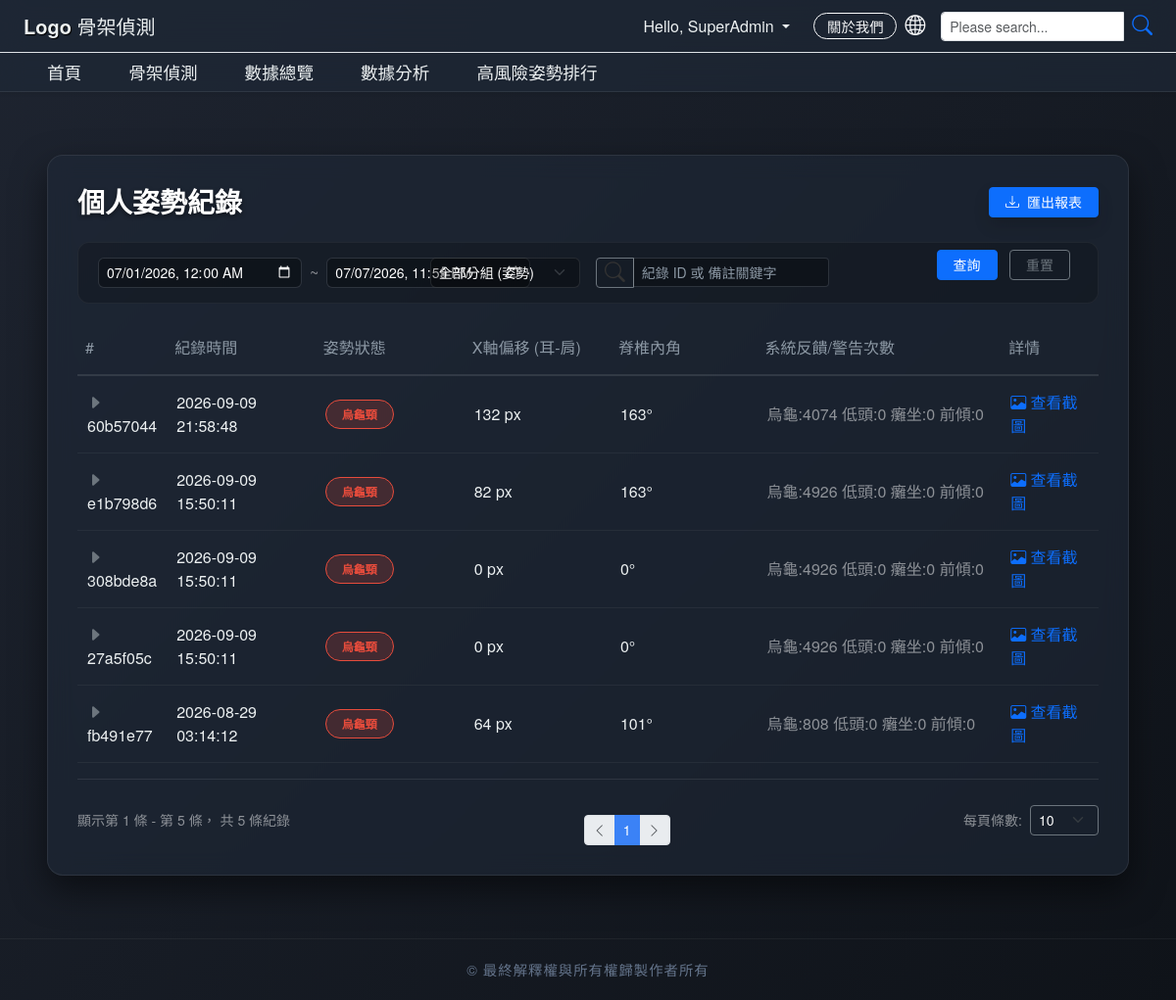
The page /renaissance (signed in) on the database its author committed.
### tables this page shows
CREATE TABLE monitoring_sessions (
        session_id TEXT PRIMARY KEY,
        user_id INTEGER NOT NULL,
        start_time TEXT NOT NULL,
        end_time TEXT NOT NULL,
        good_frames INTEGER NOT NULL DEFAULT 0,
        turtle_frames INTEGER NOT NULL DEFAULT 0,
        down_frames INTEGER NOT NULL DEFAULT 0,
        slouch_frames INTEGER NOT NULL DEFAULT 0,
        dominant_posture TEXT,
        image_path TEXT,
        posture_ratio TEXT,
        avg_angle REAL DEFAULT 0,
        avg_offset REAL DEFAULT 0, lean_frames INTEGER DEFAULT 0,
        FOREIGN KEY (user_id) REFERENCES users (userId)
    );

### app.py (the view)
@app.route('/renaissance')
def posture_record():
    user_id = session.get('userId')
    if not user_id:
        return redirect(url_for('login'))
    page = request.args.get("page", 1, type=int)
    per_page = 10
    offset = (page - 1) * per_page
    total_row = query_db(
        "SELECT COUNT(*) FROM monitoring_sessions WHERE user_id = ?",
        (user_id,),
        one=True,
    )
    total_records = total_row[0] if total_row else 0
    total_pages = (
        math.ceil(total_records / per_page) if total_records > 0 else 1
    )
    db_records = query_db(
        "SELECT * FROM monitoring_sessions WHERE user_id = ? ORDER BY start_time DESC LIMIT ? OFFSET ?",
        (user_id, per_page, offset),
    )
    history_data = []
    for row in db_records:
        row_dict = dict(row)
        dominant = row_dict.get("dominant_posture", "未知")
        if dominant == "端正坐姿":
            badge = "badge-good"
        elif any(k in dominant for k in ["烏龜", "低頭", "癱坐", "前傾"]):
            badge = "badge-danger"
        else:
            badge = "badge-warning"
        image_url = None
        raw_path = row_dict.get("image_path")
        if raw_path:
            clean_path = raw_path.replace("\\", "/")
            image_url = (
                "/" + clean_path
                if not clean_path.startswith("/")
                else clean_path
            )
        note = f"烏龜:{row_dict.get('turtle_frames', 0)} 低頭:{row_dict.get('down_frames', 0)} 癱坐:{row_dict.get('slouch_frames', 0)} 前傾:{row_dict.get('lean_frames', 0)}"
        history_data.append({
            "id": str(row_dict.get("session_id", ""))[:8],
            "time": row_dict.get("start_time", ""),
            "status": dominant,
            "badge_class": badge,
            "offset": f"{row_dict.get('avg_offset', 0):.0f} px",
            "angle": f"{row_dict.get('avg_angle', 0):.0f}°",
            "note": note,
            "image_url": image_url,
        })
    return render_template(
        "record.html",
        records=history_data,
        page=page,
        total_pages=total_pages,
        total_records=total_records,
        per_page=per_page,
    )

### db.py (called while the page is built)
def query_db(query, args=(), one=False):
    with sqlite3.connect(DB_PATH) as conn:
        conn.row_factory = sqlite3.Row      # 支援用 key 讀取欄位
        cur = conn.cursor()
        cur.execute(query, args)
        rv = cur.fetchall()
        return (rv[0] if rv else None) if one else rv

### templates/record.html (shortened to what this page needs)
<!DOCTYPE html>
<html lang="zh-TW">
<head>
    <link rel="stylesheet" href="{{ url_for('static', filename='css/all.css') }}" />
    <link rel="stylesheet" href="{{ url_for('static', filename='css/navbar.css') }}" />
    <link rel="stylesheet" href="{{ url_for('static', filename='css/record.css') }}" />
    <link href="https://cdn.jsdelivr.net/npm/bootstrap@5.3.0/dist/css/bootstrap.min.css" rel="stylesheet">
    <link href="https://cdn.jsdelivr.net/npm/bootstrap-icons@1.10.5/font/bootstrap-icons.css" rel="stylesheet">
</head>
<body>
<header class="container-fluid border-bottom">
    <div class="row align-items-center py-2">
        <div class="col-6 col-md-4 ps-4">
            <h4 class="mb-0"><span class="logo-text">Logo</span> 骨架偵測</h4>
        </div>
        <div class="col-6 col-md-8 d-flex justify-content-end align-items-center pe-4">
            <div class="login-box me-4">
            {% if not session.get('loggedIn') %}
                <a href="/loginForm" class="member-link text-decoration-none">會員登入</a>
            {% else %}
                <div class="dropdown">
                    <a class="nav-link dropdown-toggle" href="#" data-bs-toggle="dropdown">
                        Hello, {{ session.get('firstName') }}
                    </a>
                </div>
            {% endif %}
            </div>
            <div class="d-none d-md-flex align-items-center me-3">
                <a id="aboutwe" class="btn btn-outline-light btn-sm" href="/aboutus">關於我們</a>
                <i class="bi bi-globe2 ms-2 text-light"></i>
            </div>
            <form class="d-none d-md-flex search-form align-items-center" action="/search" method="get">
                <div class="input-group input-group-sm">
                    <input type="search" name="searchQuery" class="form-control" placeholder="Please search...">
                    <button class="btn btn-outline-secondary p-0 ms-2 border-0" type="submit">
                        <i class="bi bi-search text-primary"></i>
                    </button>
                </div>
            </form>
        </div>
    </div>
</header>
<nav class="navbar navbar-expand-sm navbar-dark shadow-sm">
    <div class="container-fluid p-0">
        <div class="collapse navbar-collapse justify-content-start" id="nav-menu-record">
            <ul class="navbar-nav ps-4">
                <li class="nav-item"><a href="/" class="nav-link">首頁</a></li>
                <li class="nav-item"><a href="/ScanPage" class="nav-link">骨架偵測</a></li>
                {% if session.role == 'admin' %}
                <li class="nav-item"><a href="/overview" class="nav-link active">數據總覽</a></li>
                <li class="nav-item">
                    <a href="/analysis" class="nav-link">數據分析</a>
                </li>
                {% endif %}
                <li class="nav-item"><a href="/rank" class="nav-link">高風險姿勢排行</a></li>
            </ul>
        </div>
    </div>
</nav>
<div class="main-container container-fluid px-4 px-md-5">
    <div class="record-card">
        <div class="d-flex justify-content-between align-items-center mb-4">
            <h3 class="mb-0 fw-bold" style="text-shadow: 0 2px 4px rgba(0,0,0,0.5);">個人姿勢紀錄</h3>
            <button class="btn btn-primary btn-sm px-3 shadow"><i class="bi bi-download me-1"></i> 匯出報表</button>
        </div>
        <div class="filter-section">
            <form class="row g-3 align-items-center">
                <div class="col-12 col-md-4 d-flex align-items-center">
                    <input type="datetime-local" class="form-control form-control-sm me-2" value="2026-07-01T00:00">
                    <span class="text-white-50">~</span>
                    <input type="datetime-local" class="form-control form-control-sm ms-2" value="2026-07-07T23:59">
                </div>
                <div class="col-12 col-md-2">
                    <select class="form-select form-select-sm">
                        <option value="all" selected>全部分組 (姿勢)</option>
                    </select>
                </div>
                <div class="col-12 col-md-3">
                    <div class="input-group input-group-sm">
                        <span class="input-group-text bg-transparent border-secondary text-secondary"><i class="bi bi-search"></i></span>
                        <input type="text" class="form-control" placeholder="紀錄 ID 或 備註關鍵字">
                    </div>
                </div>
                <div class="col-12 col-md-3 text-md-end mt-2 mt-md-0">
                    <button type="submit" class="btn btn-primary btn-sm px-3 me-2">查詢</button>
                    <button type="reset" class="btn btn-outline-secondary btn-sm px-3 me-2">重置</button>
                </div>
            </form>
        </div>
        <div class="table-responsive">
            <table class="table table-glass table-borderless align-middle">
                <thead>
                    <tr>
                        <th scope="col" style="width: 5%;">#</th>
                        <th scope="col" style="width: 15%;">紀錄時間</th>
                        <th scope="col" style="width: 15%;">姿勢狀態</th>
                        <th scope="col" style="width: 15%;">X軸偏移 (耳-肩)</th>
                        <th scope="col" style="width: 15%;">脊椎內角</th>
                        <th scope="col" style="width: 25%;">系統反饋/警告次數</th>
                        <th scope="col" style="width: 10%;">詳情</th>
                    </tr>
                </thead>
                <tbody>
                    {% for row in records %}
                    <tr>
                        <td><i class="bi bi-caret-right-fill text-secondary"></i> {{ row.id }}</td>
                        <td>{{ row.time }}</td>
                        <td><span class="badge {{ row.badge_class }} rounded-pill px-3 py-2">{{ row.status }}</span></td>
                        <td>{{ row.offset }}</td>
                        <td>{{ row.angle }}</td>
                        <td class="text-white-50">{{ row.note }}</td>
                        <td>
                            {% if row.image_url %}
                                <a href="{{ row.image_url }}" target="_blank" class="text-primary text-decoration-none">
                                    <i class="bi bi-image"></i> 查看截圖
                                </a>
                            {% else %}
                                <span class="text-muted">無截圖</span>
                            {% endif %}
                        </td>
                    </tr>
                    {% else %}
                    <tr>
                        <td colspan="7" class="text-center text-white-50 py-4">目前還沒有任何紀錄喔！</td>
                    </tr>
                    {% endfor %}
                </tbody>
            </table>
        </div>
        <div class="d-flex justify-content-between align-items-center mt-3 pt-3 border-top border-secondary border-opacity-25">
            <span class="text-white-50 small">
                顯示第 {{ (page - 1) * per_page + 1 }} 條 -
                第 {{ [page * per_page, total_records] | min }} 條，
                共 {{ total_records }} 條紀錄
            </span>
            <nav aria-label="Page navigation">
                <ul class="pagination pagination-sm mb-0">
                    <li class="page-item {% if page == 1 %}disabled{% endif %}">
                        <a class="page-link" href="?page={{ page - 1 }}"><i class="bi bi-chevron-left"></i></a>
                    </li>
                    {% for p in range(1, total_pages + 1) %}
                    <li class="page-item {% if p == page %}active{% endif %}">
                        <a class="page-link" href="?page={{ p }}">{{ p }}</a>
                    </li>
                    {% endfor %}
                    <li class="page-item {% if page == total_pages or total_pages == 0 %}disabled{% endif %}">
                        <a class="page-link" href="?page={{ page + 1 }}"><i class="bi bi-chevron-right"></i></a>
                    </li>
                </ul>
            </nav>
            <div class="d-flex align-items-center">
                <span class="text-white-50 small me-2">每頁條數:</span>
                <select class="form-select form-select-sm bg-transparent text-white border-secondary" style="width: 70px;" disabled>
                    <option value="10" selected>10</option>
                </select>
            </div>
        </div>
    </div>
</div>
<footer id="footer">
    <p class="mb-0">&copy; 最終解釋權與所有權歸製作者所有</p>
</footer>
</body>
</html>

### static/css/all.css (style rules this page uses)
body { margin: 0; padding: 0; background-color: #ffffff; overflow-x: hidden; }
header { width: 100%; padding: 0.3% 0 !important; background-color: #fff; }
header .row { margin: 0 !important; width: 100%; }
.logo-text { font-weight: bold; text-shadow: 1px 1px 1px #000; }
h4.mb-0 { line-height: 1.2; font-size: 1.25rem; }
#aboutwe { padding: 0.1rem 0.8rem; font-size: 0.9rem; border-radius: 20px; }
.bi-globe2, .bi-search { font-size: 1.3rem; display: flex; align-items: center; color: #333; }
.search-form { height: 30px; }
.input-group-sm > .form-control { height: 30px; padding: 2px 10px; }

### static/css/navbar.css (style rules this page uses)
nav.navbar { background-color: rgba(30, 40, 55, 0.7) !important; backdrop-filter: blur(12px); -webkit-backdrop-filter: blur(12px); border-bottom: 1px solid rgba(255, 255, 255, 0.08) !important; min-height: auto; padding: 0 !important; }
.navbar-nav .nav-link { color: #ecf0f1 !important; font-size: 1.1rem; padding: 0.4rem 1.5rem !important; transition: color 0.3s ease; }
.main-container { width: 85%; margin: 2% auto; }
header { position: relative; z-index: 1050 !important; }

### static/css/record.css (style rules this page uses)
body { background: linear-gradient(135deg, #1e2430 0%, #0f1319 100%); min-height: 100vh; color: white; font-family: 'Helvetica Neue', 'Segoe UI', Tahoma, Geneva, Verdana, sans-serif; display: flex; flex-direction: column; }
header, .navbar { background-color: rgba(30, 40, 55, 0.7) !important; backdrop-filter: blur(12px); -webkit-backdrop-filter: blur(12px); border-bottom: 1px solid rgba(255, 255, 255, 0.08) !important; }
.nav-link, .member-link, header h4, .dropdown-toggle { color: #ecf0f1 !important; font-weight: 500; transition: color 0.3s ease; }
.main-container { flex: 1; padding: 40px 0; }
.record-card { background-color: rgba(30, 40, 55, 0.6); backdrop-filter: blur(12px); -webkit-backdrop-filter: blur(12px); border: 1px solid rgba(255, 255, 255, 0.08); border-radius: 16px; padding: 30px; box-shadow: 0 15px 35px rgba(0,0,0,0.5); }
.filter-section { background-color: rgba(0, 0, 0, 0.2); border-radius: 12px; padding: 15px 20px; margin-bottom: 25px; border: 1px solid rgba(255, 255, 255, 0.05); }
.filter-section input, .filter-section select { background-color: rgba(0, 0, 0, 0.3); border: 1px solid rgba(255, 255, 255, 0.1); color: white; border-radius: 6px; }
.filter-section input::placeholder { color: #8c98a4; }
.filter-section select option { background-color: #1e2430; color: white; }
.table-glass { color: #ecf0f1; margin-bottom: 0; }
.table-glass thead th { border-bottom: 2px solid rgba(255, 255, 255, 0.1); color: #8c98a4; font-weight: 500; padding-bottom: 15px; background: transparent; }
.table-glass tbody td { border-bottom: 1px solid rgba(255, 255, 255, 0.05); padding: 15px 10px; vertical-align: middle; background: transparent; color: #ecf0f1; }
.badge-danger { background-color: rgba(231, 76, 60, 0.2); color: #e74c3c; border: 1px solid #e74c3c; }
.pagination { margin-top: 20px; margin-bottom: 0; }
.page-link { background-color: rgba(0, 0, 0, 0.3); border-color: rgba(255, 255, 255, 0.1); color: #ecf0f1; }
.page-item.active .page-link { background-color: #3b82f6; border-color: #3b82f6; }
#footer { text-align: center; color: #64748b; padding: 20px 0; font-size: 0.9rem; letter-spacing: 1px; border-top: 1px solid rgba(255, 255, 255, 0.05); margin-top: auto; }
input[type="date"], input[type="time"], input[type="datetime-local"] { color-scheme: dark; }

### rows shown on the page
monitoring_sessions: id "60b57044", time "2026-09-09 21:58:48", status "烏龜頸", offset "132 px", angle "163°", note "烏龜:4074 低頭:0 癱坐:0 前傾:0"
monitoring_sessions: id "e1b798d6", time "2026-09-09 15:50:11", status "烏龜頸", offset "82 px", angle "163°", note "烏龜:4926 低頭:0 癱坐:0 前傾:0"
monitoring_sessions: id "308bde8a", time "2026-09-09 15:50:11", status "烏龜頸", offset "0 px", angle "0°", note "烏龜:4926 低頭:0 癱坐:0 前傾:0"
monitoring_sessions: id "27a5f05c", time "2026-09-09 15:50:11", status "烏龜頸", offset "0 px", angle "0°", note "烏龜:4926 低頭:0 癱坐:0 前傾:0"
monitoring_sessions: id "fb491e77", time "2026-08-29 03:14:12", status "烏龜頸", offset "64 px", angle "101°", note "烏龜:808 低頭:0 癱坐:0 前傾:0"

### other values the page prints
{{ session.get('firstName') }} "SuperAdmin"
{{ (page - 1) * per_page + 1 }} "1"
{{ [page * per_page, total_records] | min }} "5"
{{ total_records }} "5"
{{ p }} "1"
